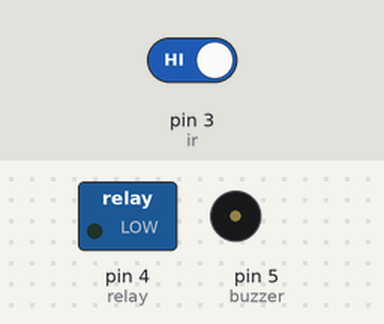
The sketch below on a simulated Arduino Uno, built with avr-gcc and run on an emulated ATmega328P. On the bench: switched loads named in the sketch (green lamp = pin HIGH), buzzer (waves = sounding, pin HIGH). The test bench sets the inputs (shaded band); at power-on: pin 3 (ir) HIGH.

Above: at 1.2 s.
1.3 s: pin 3 (ir) driven LOW
At 2.0 s:
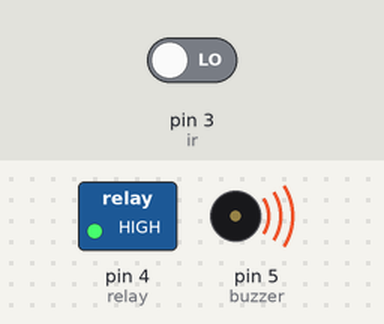
4.3 s: pin 3 (ir) driven HIGH
At 5.5 s:
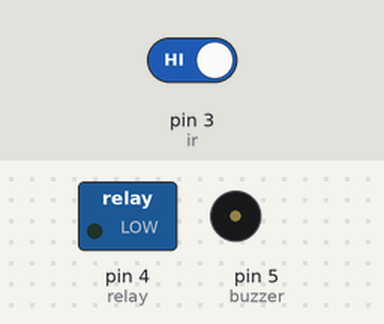
Timing chart, 0 to 7.3 s (numbered marks = the images above; inputs shaded):
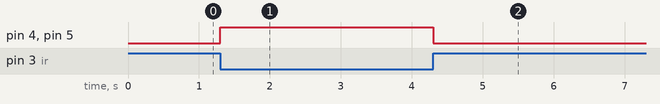

Measured:
- after the input at 1.3 s, pin 4 (relay), pin 5 (buzzer): LOW → HIGH at once
- after the input at 4.3 s, pin 4 (relay), pin 5 (buzzer): HIGH → LOW at once

The sketch:

Hand_sanitizer_dispenser.ino
```cpp
int ir=3; // connect to arduino's D3
int relay=4; // connect to arduino's D4
int buzzer=5; // connect to arduino's D5
int ir_value; // variable for store ir sensor's value

void setup() {
  pinMode(ir, INPUT); // makes ir_sensor as an input device
  pinMode(relay, OUTPUT); // makes relay as an Output device
  pinMode(buzzer, OUTPUT); // makes buzzer as an Output device

  digitalWrite(relay, LOW);
  digitalWrite(buzzer, LOW);
}

void loop() {
  ir_value=digitalRead(ir); // read data from ir_sensor

  if (ir_value==0) {
    digitalWrite(relay, HIGH);
    digitalWrite(buzzer, HIGH);
    delay(1000);
    digitalWrite(relay, LOW);
    digitalWrite(buzzer, LOW);
    }

  else {
    digitalWrite(relay, LOW);
    digitalWrite(buzzer, LOW);
    }

}
```
